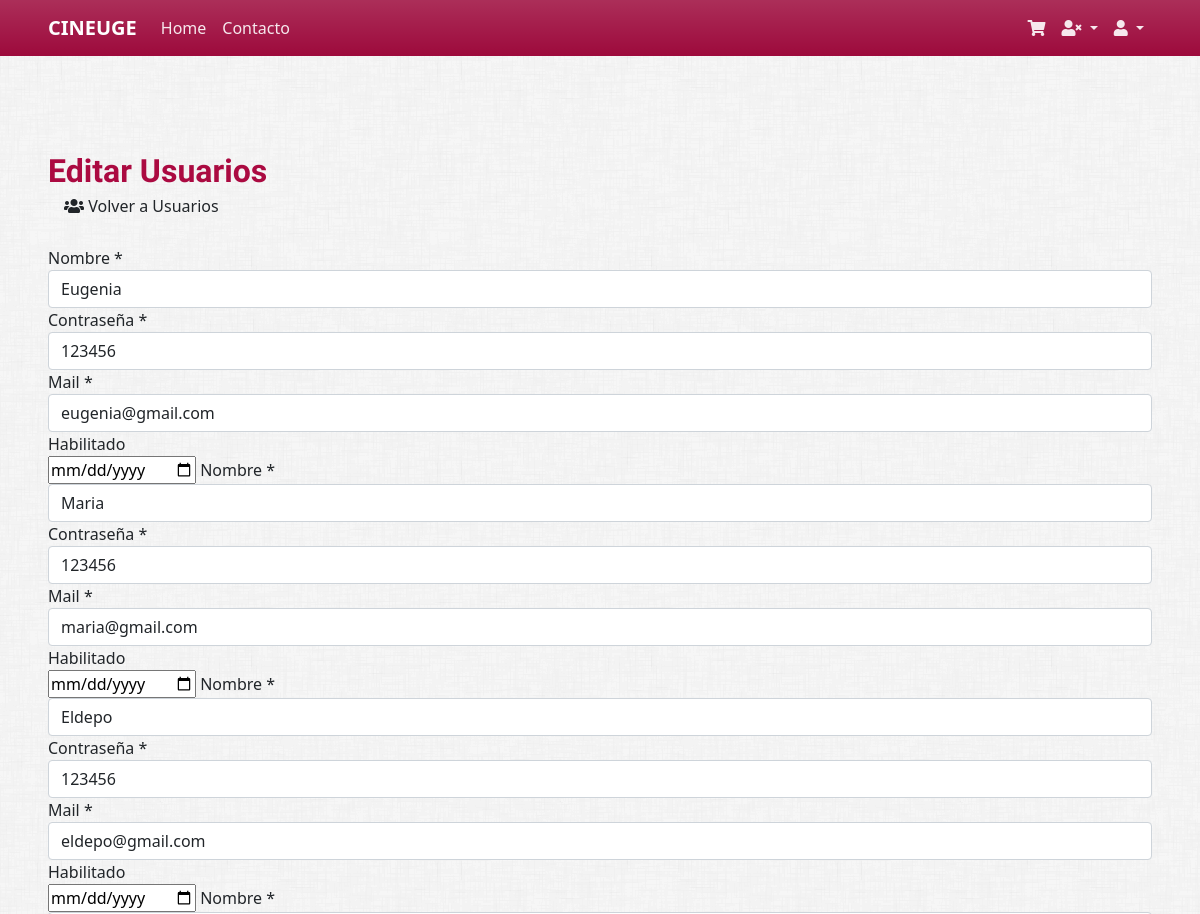
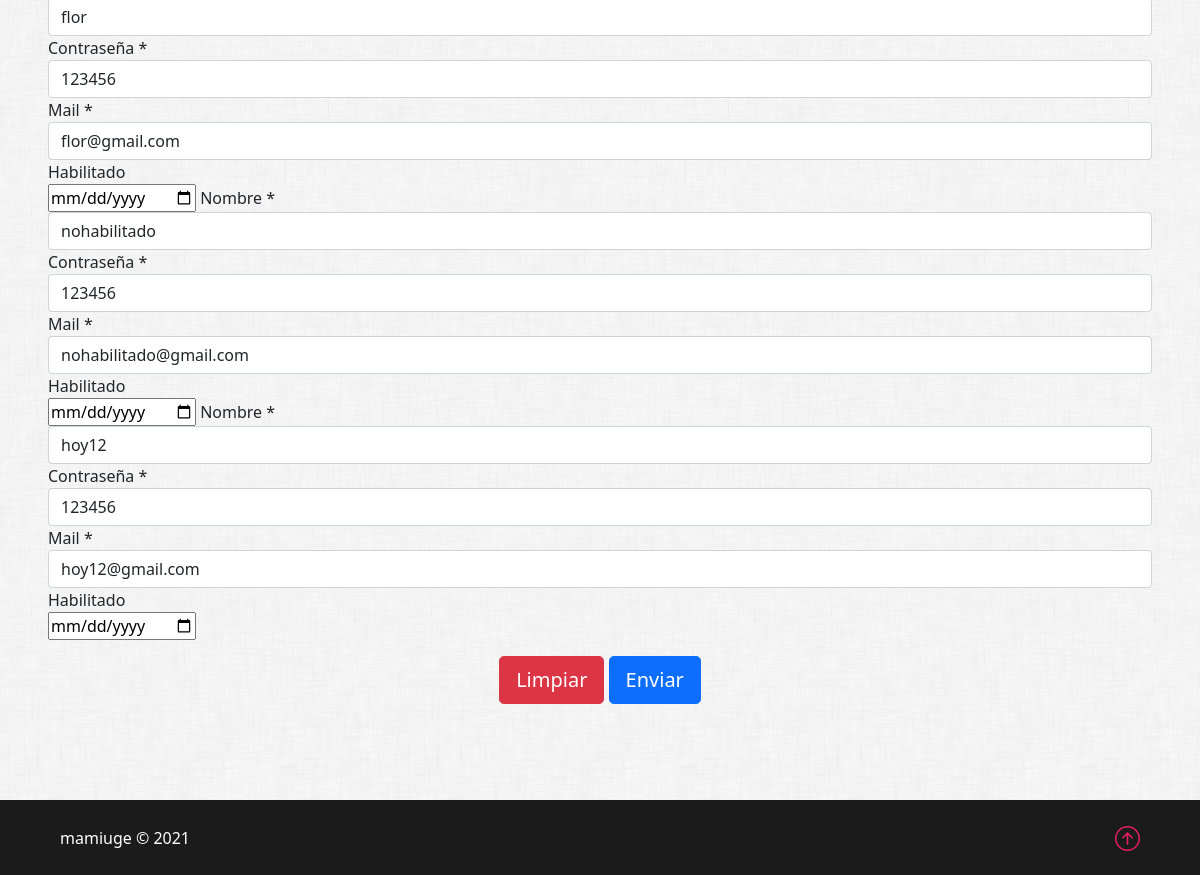
The page /vista/pages/usuario/editar.php on the database its author committed (2 pictures, top to bottom).
### tables this page shows
CREATE TABLE `usuario` (
  `idusuario` bigint(20) NOT NULL,
  `usnombre` varchar(50) NOT NULL,
  `uspass` int(11) NOT NULL,
  `usmail` varchar(50) NOT NULL,
  `usdeshabilitado` timestamp NULL DEFAULT NULL
);

### util/funciones.php (called while the page is built, shortened)
<?php
function data_submitted()
{
	$_AAux = array();
	return $_AAux;
}
spl_autoload_register(function ($clase) {
	$directorys = array(
		$GLOBALS['ROOT'] . 'modelo/',
		$GLOBALS['ROOT'] . 'modelo/conector/',
		$GLOBALS['ROOT'] . 'control/',
		$GLOBALS['ROOT'] . 'vista/'
	);
});

### Modelo/Usuario.php (called while the page is built, shortened)
<?php
class Usuario
{
    private $usnombre;
    private $uspass;
    private $usmail;
    private $usdeshabilitado;
    public function __construct()
    {
        $this->usnombre = "";
        $this->uspass = "";
        $this->usmail = "";
        $this->usdeshabilitado = "";
    }
    public function getusnombre()
    {
        return $this->usnombre;
    }
    public function setusnombre($valor)
    {
        $this->usnombre = $valor;
    }
    public function getuspass()
    {
        return $this->uspass;
    }
    public function setuspass($valor)
    {
        $this->uspass = $valor;
    }
    public function getusmail()
    {
        return $this->usmail;
    }
    public function setusmail($valor)
    {
        $this->usmail = $valor;
    }
    public function getusdeshabilitado()
    {
        return $this->usdeshabilitado;
    }
    public function setusdeshabilitado($valor)
    {
        $this->usdeshabilitado = $valor;
    }
    public static function listar($parametro = "")
    {
        $arreglo = array();
        $base = new BaseDatos();
        $sql = "SELECT * FROM Usuario ";
        if ($parametro != "") {
            $sql .= 'WHERE ' . $parametro;
        }
        $res = $base->Ejecutar($sql);
        if ($res > -1) {
            if ($res > 0) {
                while ($row = $base->Registro()) {
                    $obj = new Usuario();
                    $obj->setear($row['idusuario'], $row['usnombre'], $row['uspass'], $row['usmail'], $row['usdeshabilitado']);
                    array_push($arreglo, $obj);
                }
            }
        } else {
        }
        return $arreglo;
    }
}

### Modelo/conector/BaseDatos.php (called while the page is built, shortened)
<?php
class BaseDatos extends PDO
{
    private $indice;
    private $resultado;
    public function __construct()
    {
        $this->indice = 0;
    }
    public function setSQL($e)
    {
        return "\n" . $this->sql = $e;
    }
    public function Ejecutar($sql)
    {
        if (stristr($sql, "select")) {
            $resp =  $this->EjecutarSelect($sql);
        }
        return $resp;
    }
    private function EjecutarSelect($sql)
    {
        $cant = -1;
        $resultado = parent::query($sql);
        if (!$resultado) {
            $this->analizarDebug();
        } else {
            $arregloResult = $resultado->fetchAll();
            $cant = count($arregloResult);
        }
        return $cant;
    }
    public function Registro()
    {
        $filaActual = false;
        $indiceActual = $this->getIndice();
        if ($indiceActual >= 0) {
            $filas = $this->getResultado();
            if ($indiceActual < count($filas)) {
                $filaActual =  $filas[$indiceActual];
            } else {
                $this->setIndice(-1);
            }
        }
        return $filaActual;
    }
    private function setIndice($valor)
    {
        $this->indice = $valor;
    }
    private function getIndice()
    {
        return $this->indice;
    }
    private function setResultado($valor)
    {
        $this->resultado = $valor;
    }
    private function getResultado()
    {
        return $this->resultado;
    }
}

### Control/AbmUsuario.php (called while the page is built, shortened)
<?php
class AbmUsuario
{
    public function buscar($param)
    {
        $where = " true ";
        $arreglo = Usuario::listar($where);
        return $arreglo;
    }
}

### vista/pages/usuario/editar.php (the view, shortened to what this page needs)
<?php
include_once("../../estructura/cabecera.php");
$datos = data_submitted();
$objAbmUsuario = new AbmUsuario();
$filtro = array();
$filtro['idusuario'] = $datos['accion'];
$unUsuario = $objAbmUsuario->buscar($filtro);
?>
<h2 class="mt-5">Editar Usuarios</h2>
<a class="dropdown-item" href="../../pages/usuario/listar.php">
    <span class="fas fa-users fa-fw" aria-hidden="true" title="Usuarios"> </span> Volver a Usuarios
</a> <br>
<form id="editar" name="editar" method="POST" action="abmUsuario.php" data-toggle="validator">
  <?php
       foreach ($unUsuario as $usuarioEncontrado) {
           $nombre = $usuarioEncontrado->getusnombre();
           $pass = $usuarioEncontrado->getuspass();
           $mail = $usuarioEncontrado->getusmail();
           $usdeshabilitado = $usuarioEncontrado->getusdeshabilitado();
           echo ' <label for="Nombre" class="control-label">Nombre *</label> <input type="text" class="form-control" name="usnombre" id="usnombre"  value="' . $nombre . '" required>';
           echo '<label for="Contrasenia">Contraseña *</label> <input class="form-control" type="text" id="uspass" name="uspass"value="' . $pass . '">';
           echo '<label for="mail">Mail * </label> <input class="form-control" type="mail" id="usmail" name="usmail" value="' . $mail . '">';
           echo ' <label for="Duenio">Habilitado </label> <br>  <input type="date" id="usdeshabilitado" name="usdeshabilitado"  value="' . $usdeshabilitado . '">';
       }
  ?>
       <div class="text-center mt-3 mb-5">
           <input class="btn btn-danger btn-lg"  type="reset" value="Limpiar">
           <input class="btn btn-primary btn-lg"  type="submit" value="Enviar">
       </div>
<?php
include_once("../../estructura/pie.php");
?>

### vista/css/estilos.css (style rules this page uses)
body { min-height: 100vh; display: flex; flex-direction: column; background-image: url("../img/dust_scratches.png"); background-color: transparent; }
h1, h2, h3, h4, h5, h6 { margin: 0; font-family: "Kufam"; font-weight: 600; color: #ab0a41; }

### rows shown on the page
usuario: usnombre "Eugenia", usmail "eugenia@gmail.com"
usuario: usnombre "Maria", usmail "maria@gmail.com"
usuario: usnombre "Eldepo", usmail "eldepo@gmail.com"
usuario: usnombre "flor", usmail "flor@gmail.com"
usuario: usnombre "nohabilitado", usmail "nohabilitado@gmail.com"
usuario: usnombre "hoy12", usmail "hoy12@gmail.com"
